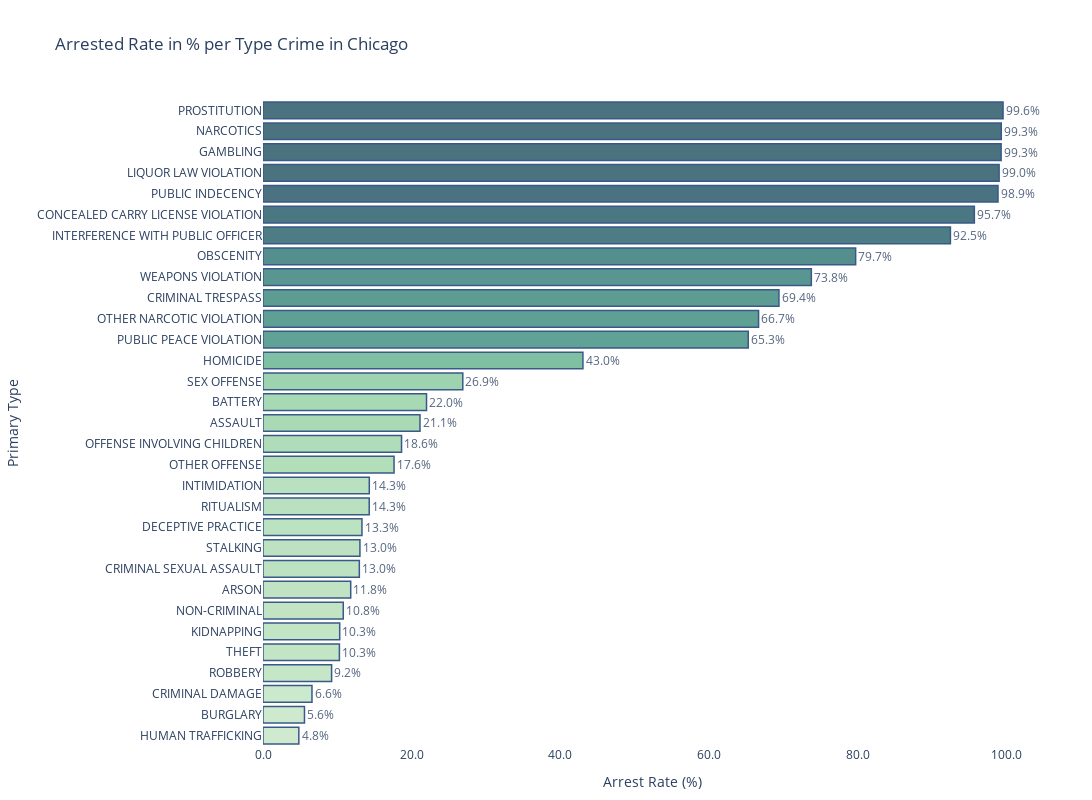

Notebook code cell kept with this figure:
### Code cell
aux = df.groupby('Primary Type')['Arrest'].mean().reset_index()
aux['Arrest (%)'] = aux['Arrest'].round(4) * 100
aux.sort_values('Arrest', inplace=True)

trace = go.Bar(
    x=aux['Arrest (%)'],
    y=aux['Primary Type'],
    orientation='h',
    text=aux['Arrest (%)'].round(1).astype(str) + '%',
    textposition='outside',
    marker=dict(
        color=aux['Arrest (%)'],
        colorscale='Blugrn',
        line=dict(color='rgb(8,48,107)', width=1.5)
    ),
    opacity=0.8
)

layout = go.Layout(
    title='Arrested Rate in % per Type Crime in Chicago',
    xaxis=dict(title='Arrest Rate (%)', tickformat=".1f"),
    yaxis=dict(title='Primary Type'),
    margin=dict(l=200, r=50, t=100, b=50),
    plot_bgcolor='rgb(255, 255, 255)', 
    paper_bgcolor='rgb(255, 255, 255)',
    width=1200, 
    height=800  
)

fig = go.Figure(data=[trace], layout=layout)
fig.show()

### Figure 1 — Plotly figure (JSON) as saved in the notebook; plotly's stock layout.template omitted (floating-point values rounded to 4 significant figures)
{"data": [{"marker": {"color": [4.82, 5.58, 6.59, 9.23, 10.28, 10.32, 10.8, 11.8, 12.96, 13.04, 13.31, 14.29, 14.3, 17.63, 18.64, 21.12, 22, 26.88, 43.04, 65.28, 66.67, 69.41, 73.77, 79.73, 92.48, 95.7, 98.88, 99.03, 99.3, 99.32, 99.56], "colorscale": [[0, "rgb(196, 230, 195)"], [0.1667, "rgb(150, 210, 164)"], [0.3333, "rgb(109, 188, 144)"], [0.5, "rgb(77, 162, 132)"], [0.6667, "rgb(54, 135, 122)"], [0.8333, "rgb(38, 107, 110)"], [1, "rgb(29, 79, 96)"]], "line": {"color": "rgb(8,48,107)", "width": 1.5}}, "opacity": 0.8, "orientation": "h", "text": ["4.8%", "5.6%", "6.6%", "9.2%", "10.3%", "10.3%", "10.8%", "11.8%", "13.0%", "13.0%", "13.3%", "14.3%", "14.3%", "17.6%", "18.6%", "21.1%", "22.0%", "26.9%", "43.0%", "65.3%", "66.7%", "69.4%", "73.8%", "79.7%", "92.5%", "95.7%", "98.9%", "99.0%", "99.3%", "99.3%", "99.6%"], "textposition": "outside", "type": "bar", "x": [4.82, 5.58, 6.59, 9.23, 10.28, 10.32, 10.8, 11.8, 12.96, 13.04, 13.31, 14.29, 14.3, 17.63, 18.64, 21.12, 22, 26.88, 43.04, 65.28, 66.67, 69.41, 73.77, 79.73, 92.48, 95.7, 98.88, 99.03, 99.3, 99.32, 99.56], "y": ["HUMAN TRAFFICKING", "BURGLARY", "CRIMINAL DAMAGE", "ROBBERY", "THEFT", "KIDNAPPING", "NON-CRIMINAL", "ARSON", "CRIMINAL SEXUAL ASSAULT", "STALKING", "DECEPTIVE PRACTICE", "RITUALISM", "INTIMIDATION", "OTHER OFFENSE", "OFFENSE INVOLVING CHILDREN", "ASSAULT", "BATTERY", "SEX OFFENSE", "HOMICIDE", "PUBLIC PEACE VIOLATION", "OTHER NARCOTIC VIOLATION", "CRIMINAL TRESPASS", "WEAPONS VIOLATION", "OBSCENITY", "INTERFERENCE WITH PUBLIC OFFICER", "CONCEALED CARRY LICENSE VIOLATION", "PUBLIC INDECENCY", "LIQUOR LAW VIOLATION", "GAMBLING", "NARCOTICS", "PROSTITUTION"]}], "layout": {"height": 800, "margin": {"b": 50, "l": 200, "r": 50, "t": 100}, "paper_bgcolor": "rgb(255, 255, 255)", "plot_bgcolor": "rgb(255, 255, 255)", "title": {"text": "Arrested Rate in % per Type Crime in Chicago"}, "width": 1200, "xaxis": {"tickformat": ".1f", "title": {"text": "Arrest Rate (%)"}}, "yaxis": {"title": {"text": "Primary Type"}}}}
